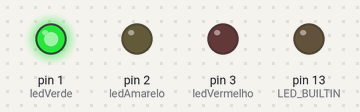
Simulated run of this sketch. Board: Arduino Uno, built with avr-gcc and run on an emulated ATmega328P. Shown: output pins drawn as LEDs (lit = HIGH).

Above: at 1.5 s.
At 3.7 s:
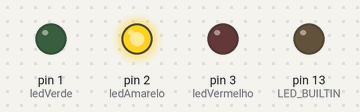
At 6.0 s:
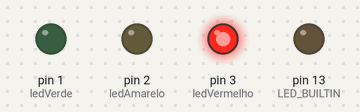
Timing chart, 0 to 9.8 s (numbered marks = the images above):
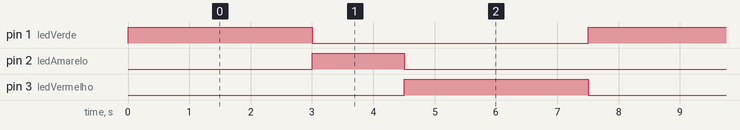

Measured:
- by itself, pin 1 (ledVerde), pin 3 (ledVermelho): alternates HIGH for 3.0 s and LOW for 4.5 s
- by itself, pin 2 (ledAmarelo): alternates HIGH for 1.5 s and LOW for 6.0 s
- by itself, everything shown: repeats every 7.5 s, in 3 steps

The sketch:

semaforo.ino
```cpp
// C++ code
//
int ledVerde = 1;
int ledAmarelo = 2;
int ledVermelho = 3;


void setup()
{
  pinMode (LED_BUILTIN,OUTPUT);
  pinMode (1, OUTPUT);
  pinMode (2, OUTPUT);
  pinMode (3, OUTPUT);
 }


void loop()
{
  digitalWrite (ledVerde, 1);
  digitalWrite (ledAmarelo, 0);
  digitalWrite (ledVermelho, 0);
  delay (3000);

  digitalWrite (ledVerde, 0);
  digitalWrite (ledAmarelo, 1);
  digitalWrite (ledVermelho, 0);
  delay (1500);

  digitalWrite (ledVerde, 0);
  digitalWrite (ledAmarelo, 0);
  digitalWrite (ledVermelho, 1);
  delay (3000);
}
```
